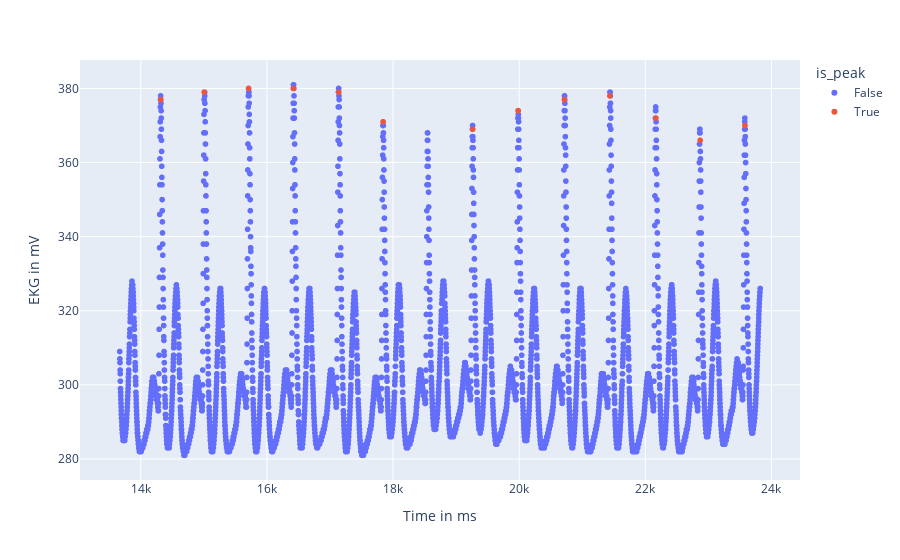

This figure's notebook cell:
### Code cell
fig = px.scatter(df.iloc[0:5000], x='Time in ms', y='EKG in mV', color='is_peak')
fig.show()

### Figure 1 — Plotly figure (JSON) as saved in the notebook; plotly's stock layout.template omitted (floating-point values rounded to 4 significant figures; data arrays with more than 128 entries replaced by an {"elided": "..."} marker saying what was removed)
{"data": [{"hovertemplate": "is_peak=False<br>Time in ms=%{x}<br>EKG in mV=%{y}<extra></extra>", "legendgroup": "False", "marker": {"color": "#636efa", "symbol": "circle"}, "mode": "markers", "name": "False", "showlegend": true, "type": "scattergl", "x": {"elided": "4987 int values"}, "xaxis": "x", "y": {"elided": "4987 int values"}, "yaxis": "y"}, {"hovertemplate": "is_peak=True<br>Time in ms=%{x}<br>EKG in mV=%{y}<extra></extra>", "legendgroup": "True", "marker": {"color": "#EF553B", "symbol": "circle"}, "mode": "markers", "name": "True", "showlegend": true, "type": "scattergl", "x": [14316, 15006, 15708, 16418, 17140, 17841, 19263, 19984, 20716, 21437, 22168, 22870, 23580], "xaxis": "x", "y": [377, 379, 380, 380, 379, 371, 369, 374, 377, 378, 372, 366, 370], "yaxis": "y"}], "layout": {"legend": {"title": {"text": "is_peak"}, "tracegroupgap": 0}, "margin": {"t": 60}, "xaxis": {"anchor": "y", "domain": [0, 1], "title": {"text": "Time in ms"}}, "yaxis": {"anchor": "x", "domain": [0, 1], "title": {"text": "EKG in mV"}}}}
